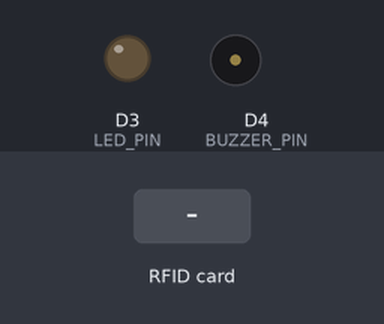
A sketch run on a simulated ESP8266 (NodeMCU). Shown: output pins drawn as LEDs (lit = HIGH), buzzer (waves = sounding, pin HIGH). The test bench sets the inputs (shaded band). WiFi joins after 1.5 s; servers stay silent unless stated; uploads are accepted with an empty reply; what the sketch prints to the serial monitor is not drawn.

Above: at 3.8 s.
3.9 s: RFID card 5E 7A 19 C4 held to the reader
At 4.88 s:
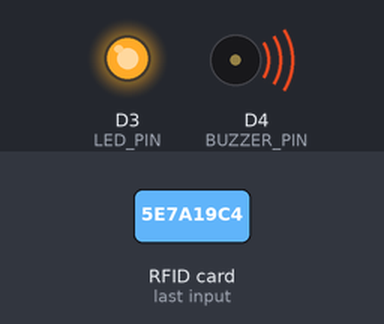
Timing chart, 0 to 6.9 s (numbered marks = the images above; inputs shaded):
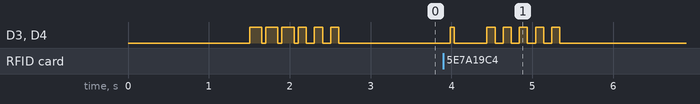

The sketch:

Smart_in_vehicle_monitoring_system_buses.ino
```cpp
#include <ESP8266WiFi.h>
#include <ESP8266HTTPClient.h>
#include <ArduinoJson.h>
#include <SPI.h>
#include <MFRC522.h>

#define RST_PIN D1
#define SS_PIN  D2
MFRC522 mfrc522(SS_PIN, RST_PIN);

#define LED_PIN     D3
#define BUZZER_PIN  D4

const char* ssid     = "Mannaz";
const char* password = "mom11123";

const char* registrationServer = "http://172.20.10.3/prj/Dashboard/register_bus.php";
const char* journeyServer = "http://172.20.10.3/prj/Dashboard/save_bus.php";

String lastUID = "";
unsigned long lastScanTime = 0;
const unsigned long SCAN_COOLDOWN = 2000;
bool journeyActive = false;

void setup() {
  Serial.begin(115200);
  pinMode(LED_PIN, OUTPUT);
  pinMode(BUZZER_PIN, OUTPUT);

  connectToWiFi();

  SPI.begin();
  mfrc522.PCD_Init();
  Serial.println("RFID Reader Ready");
  Serial.println("Place RFID cards near reader for registration or journey management");
  startupBeep();
}

void loop() {
  if (WiFi.status() != WL_CONNECTED) {
    Serial.println("WiFi disconnected, reconnecting...");
    connectToWiFi();
  }

  if (mfrc522.PICC_IsNewCardPresent() && mfrc522.PICC_ReadCardSerial()) {
    String uid = getCardUID();

    if (uid != lastUID || millis() - lastScanTime > SCAN_COOLDOWN) {
      lastUID = uid;
      lastScanTime = millis();

      Serial.println("\n=== RFID Tag Detected ===");
      Serial.println("UID: " + uid);
      scanFeedback();

      if (reportRFIDToRegistration(uid)) {
        handleJourneyStatus(uid);
      } else {
        Serial.println("Failed to report RFID to registration system");
        errorBeep();
      }
    }
    mfrc522.PICC_HaltA();
  }
  delay(100);
}

String getCardUID() {
  String uid = "";
  for (byte i = 0; i < mfrc522.uid.size; i++) {
    uid += String(mfrc522.uid.uidByte[i] < 0x10 ? "0" : "");
    uid += String(mfrc522.uid.uidByte[i], HEX);
  }
  uid.toUpperCase();
  return uid;
}

bool reportRFIDToRegistration(String uid) {
  Serial.println("Reporting to registration system...");
  WiFiClient client;
  HTTPClient http;

  String url = String(registrationServer) + "?report_rfid=1&uid=" + uid;
  http.begin(client, url);
  http.setTimeout(5000);

  int httpCode = http.GET();
  if (httpCode == HTTP_CODE_OK) {
    String response = http.getString();
    Serial.println("Registration Response: " + response);

    DynamicJsonDocument doc(256);
    DeserializationError error = deserializeJson(doc, response);

    if (!error) {
      const char* status = doc["status"];
      if (strcmp(status, "success") == 0) {
        Serial.println("RFID available for registration");
        availableBeep();
      } else if (strcmp(status, "already_registered") == 0) {
        Serial.println("RFID already registered to bus");
        const char* plateNumber = doc["bus"]["plate_number"];
        Serial.println("Bus: " + String(plateNumber));
      }
    } else {
      Serial.println("JSON parsing error: " + String(error.c_str()));
    }

    http.end();
    return true;
  } else {
    Serial.println("Registration HTTP Error: " + String(httpCode));
    http.end();
    return false;
  }
}

void handleJourneyStatus(String uid) {
  Serial.println("Checking journey status...");
  WiFiClient client;
  HTTPClient http;

  String url = String(journeyServer) + "?uid=" + uid + "&journey_active=" + (journeyActive ? "1" : "0");
  http.begin(client, url);
  http.setTimeout(5000);

  int httpCode = http.GET();
  if (httpCode > 0) {
    String response = http.getString();
    Serial.println("Journey Response: " + response);
    processServerResponse(response);
  } else {
    Serial.println("Journey HTTP Error: " + String(httpCode));
    connectionErrorBeep();
  }
  http.end();
}

void processServerResponse(String response) {
  DynamicJsonDocument doc(512);
  DeserializationError error = deserializeJson(doc, response);
  if (error) {
    Serial.println("JSON parsing failed: " + String(error.c_str()));
    errorBeep();
    return;
  }

  const char* status = doc["status"];
  const char* message = doc["message"];

  Serial.println("Status: " + String(status));
  if (message) {
    Serial.println("Message: " + String(message));
  }

  if (strcmp(status, "journey_started") == 0) {
    journeyActive = true;
    Serial.println("*** JOURNEY STARTED ***");
    if (doc.containsKey("bus")) {
      const char* plateNumber = doc["bus"]["plate_number"];
      int capacity = doc["bus"]["capacity"];
      Serial.println("Bus: " + String(plateNumber) + " (Capacity: " + String(capacity) + ")");
    }
    journeyStartBeep();
  }
  else if (strcmp(status, "journey_ended") == 0) {
    journeyActive = false;
    Serial.println("*** JOURNEY ENDED ***");
    if (doc.containsKey("bus")) {
      const char* plateNumber = doc["bus"]["plate_number"];
      Serial.println("Bus: " + String(plateNumber));
    }
    journeyEndBeep();
  }
  else if (strcmp(status, "available") == 0) {
    Serial.println("*** RFID AVAILABLE FOR REGISTRATION ***");
    availableBeep();
  }
  else if (strcmp(status, "error") == 0) {
    Serial.println("Server Error: " + String(message));
    errorBeep();
  }
}

void connectToWiFi() {
  Serial.println("Connecting to WiFi...");
  WiFi.begin(ssid, password);

  int attempts = 0;
  while (WiFi.status() != WL_CONNECTED && attempts < 30) {
    delay(500);
    Serial.print(".");
    attempts++;
  }

  if (WiFi.status() == WL_CONNECTED) {
    Serial.println("\nWiFi Connected!");
    Serial.println("IP Address: " + WiFi.localIP().toString());
    Serial.println("Signal Strength: " + String(WiFi.RSSI()) + " dBm");
    wifiConnectedBeep();
  } else {
    Serial.println("\nWiFi Connection Failed!");
    wifiErrorBeep();
  }
}

// Feedback functions
void startupBeep() {
  beep(100); delay(100); beep(100); delay(100); beep(100);
  Serial.println("System ready!");
}

void scanFeedback() {
  digitalWrite(LED_PIN, HIGH);
  beep(50);
  digitalWrite(LED_PIN, LOW);
}

void availableBeep() {
  beep(200); delay(100); beep(200);
  Serial.println("♪ Available beep");
}

void journeyStartBeep() {
  for (int i = 0; i < 3; i++) {
    tone(BUZZER_PIN, 800 + (i * 200), 300);
    digitalWrite(LED_PIN, HIGH);
    delay(300);
    digitalWrite(LED_PIN, LOW);
    delay(100);
  }
  Serial.println("♪ Journey start beep");
}

void journeyEndBeep() {
  for (int i = 0; i < 3; i++) {
    tone(BUZZER_PIN, 1400 - (i * 200), 300);
    digitalWrite(LED_PIN, HIGH);
    delay(300);
    digitalWrite(LED_PIN, LOW);
    delay(100);
  }
  Serial.println("♪ Journey end beep");
}

void errorBeep() {
  for (int i = 0; i < 5; i++) {
    digitalWrite(BUZZER_PIN, HIGH);
    digitalWrite(LED_PIN, HIGH);
    delay(100);
    digitalWrite(BUZZER_PIN, LOW);
    digitalWrite(LED_PIN, LOW);
    delay(100);
  }
  Serial.println("♪ Error beep");
}

void connectionErrorBeep() {
  tone(BUZZER_PIN, 300, 1500);
  digitalWrite(LED_PIN, HIGH);
  delay(1500);
  digitalWrite(LED_PIN, LOW);
  noTone(BUZZER_PIN);
  Serial.println("♪ Connection error beep");
}

void wifiConnectedBeep() {
  beep(150); delay(50); beep(150); delay(50); beep(150);
  Serial.println("♪ WiFi connected beep");
}

void wifiErrorBeep() {
  tone(BUZZER_PIN, 200, 2000);
  digitalWrite(LED_PIN, HIGH);
  delay(2000);
  digitalWrite(LED_PIN, LOW);
  noTone(BUZZER_PIN);
  Serial.println("♪ WiFi error beep");
}

void beep(int duration) {
  digitalWrite(LED_PIN, HIGH);
  digitalWrite(BUZZER_PIN, HIGH);
  delay(duration);
  digitalWrite(BUZZER_PIN, LOW);
  digitalWrite(LED_PIN, LOW);
}
```

Measured:
- after the input at 3.9 s, D3 (LED_PIN), D4 (BUZZER_PIN): goes HIGH 0.05 s, LOW 0.40 s, 4 × (HIGH 0.10 s, LOW 0.10 s), HIGH 0.10 s, then LOW, starting after 0.09 s
